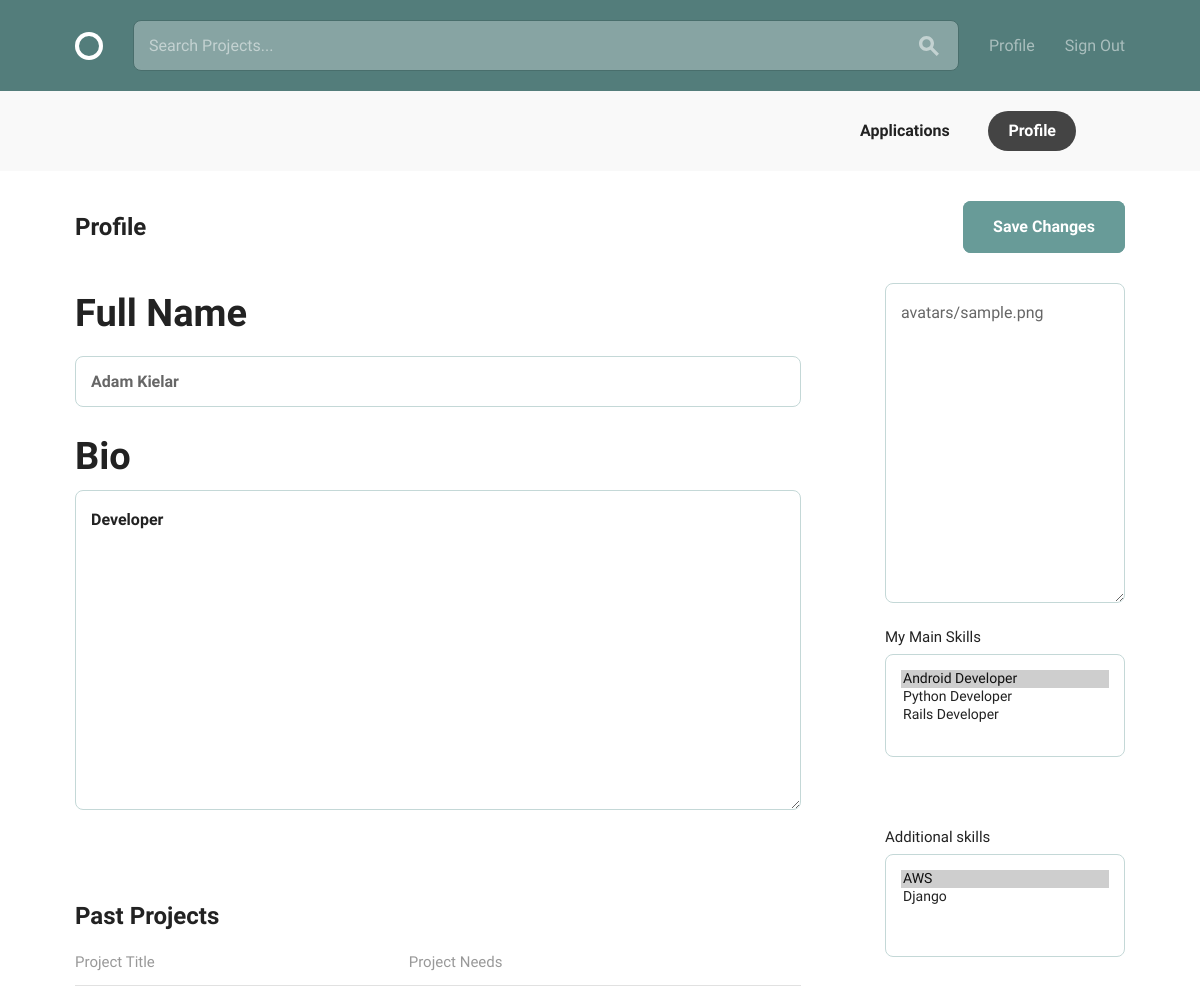
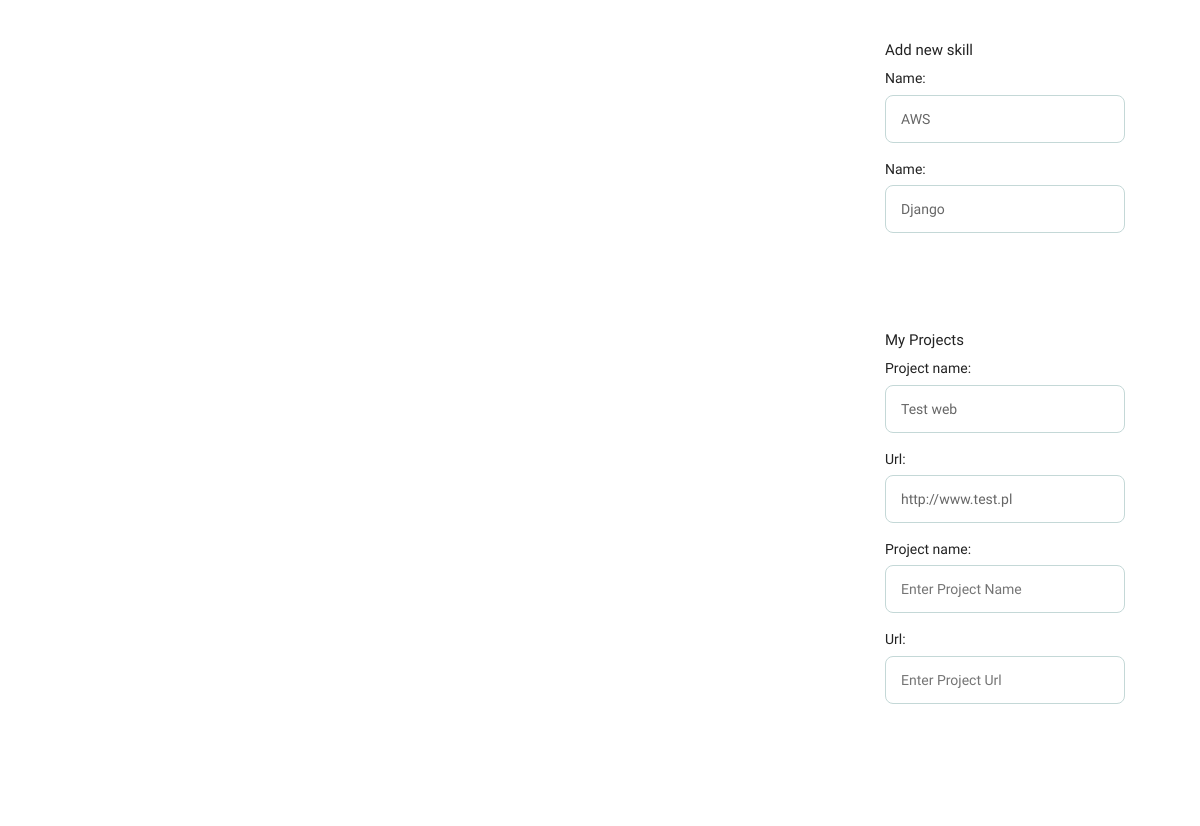
The page /profiles/profile/edit/2/ (signed in) on the database as committed earlier (2 pictures, top to bottom).
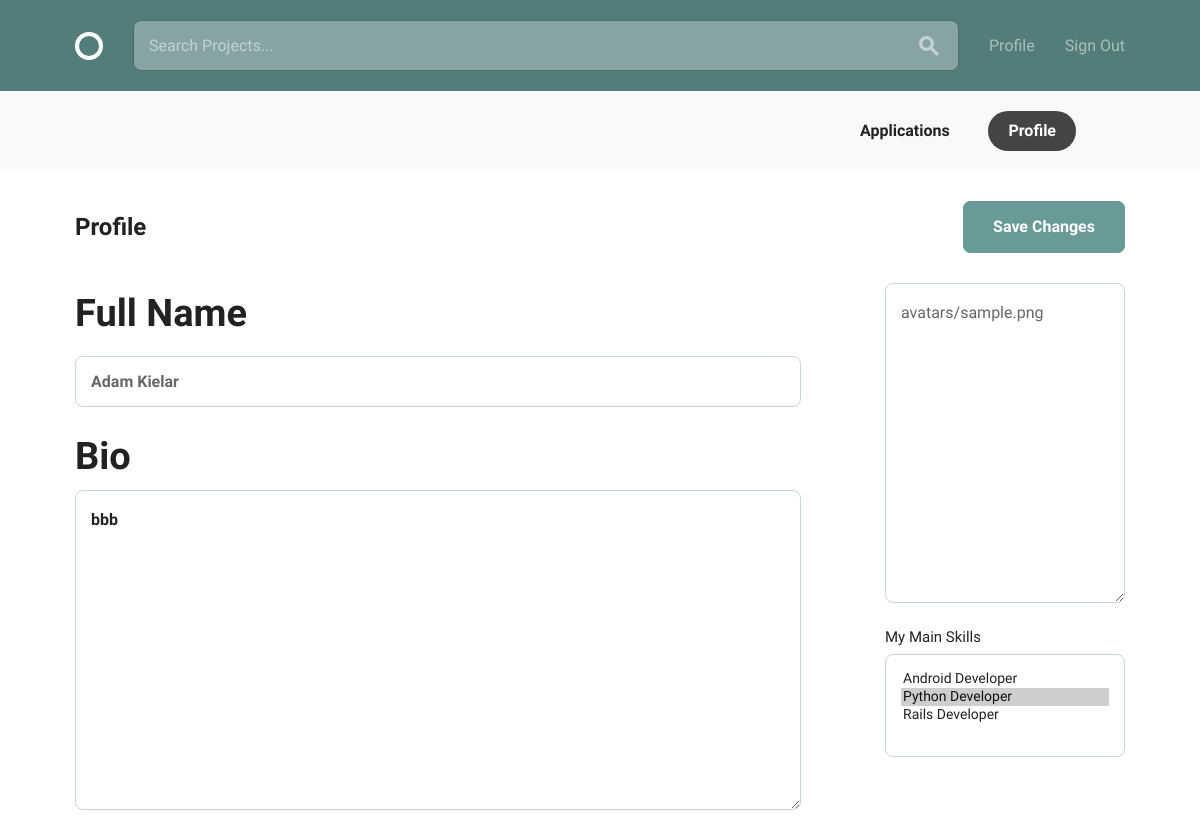
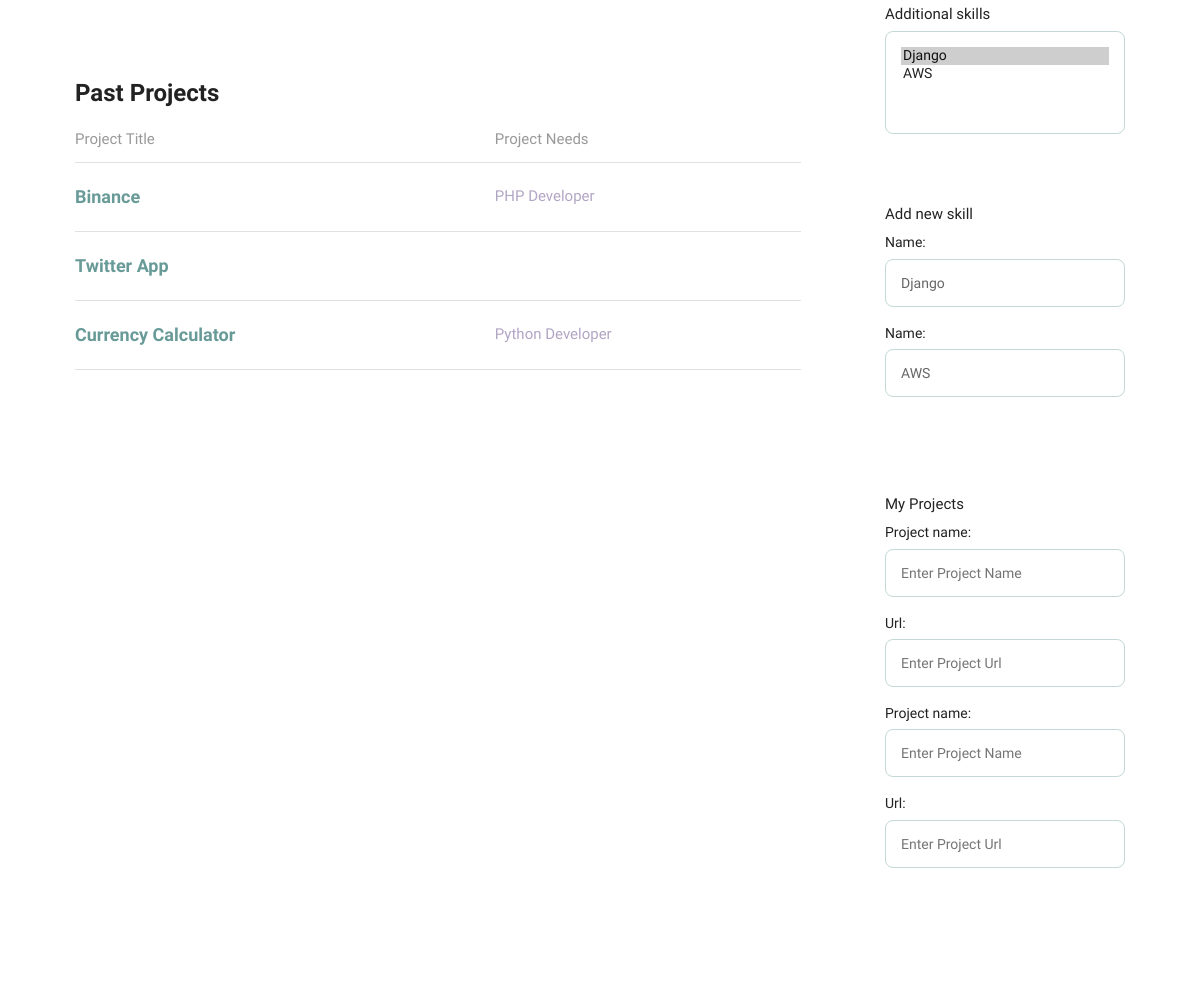
The same page on the database as committed later (2 pictures, top to bottom).
### accounts/models.py (models this page shows, shortened)
class User(AbstractBaseUser, PermissionsMixin):
    email = models.EmailField(verbose_name='email address', max_length=255, unique=True)
    full_name = models.CharField(max_length=255, blank=False, default='')
    avatar = CropperImageField(dimensions=(240, 240), linked=True, default='avatars/sample.png', upload_to='avatars/')
    bio = MarkdownxField()
    date_joined = models.DateTimeField(auto_now_add=True)
    main_skills = models.ManyToManyField('MainSkill', related_name='mainskills')
    other_skills = models.ManyToManyField('OtherSkill', related_name='otherskills')
    is_active = models.BooleanField(default=True)
    is_staff = models.BooleanField(default=False)
    objects = UserManager()
    USERNAME_FIELD = 'email'

### projects/models.py (models this page shows, shortened)
class Project(models.Model):
    owner = models.ForeignKey(settings.AUTH_USER_MODEL,
                              on_delete=models.CASCADE,
                              related_name='projects')
    title = models.CharField(max_length=255, unique=True)
    description = MarkdownxField(max_length=2500, default='')
    project_timeline = MarkdownxField(max_length=500, default='')
    applicant_requirements = MarkdownxField(max_length=500, default='')
    project_status = models.CharField(max_length=255,
                                      choices=PROJECT_STATUS,
                                      blank=True)
    slug = models.SlugField(allow_unicode=True, unique=True)
    created_at = models.DateTimeField(auto_now_add=True)
    class Meta:
        ordering = ['-created_at']

class Position(models.Model):
    project = models.ForeignKey('Project', on_delete=models.CASCADE)
    title = models.CharField(max_length=255, blank=True, default='')
    description = MarkdownxField(default='')
    main_skills = models.ManyToManyField('accounts.MainSkill',
                                         related_name='positions_main')
    other_skills = models.ManyToManyField('accounts.OtherSkill',
                                          related_name='positions_other')
    position_status = models.CharField(max_length=255,
                                       choices=POSITION_STATUS,
                                       blank=True)
    slug = models.SlugField(editable=False, blank=True)
    timeline = models.CharField(max_length=60, blank=True)
    created_at = models.DateTimeField(auto_now_add=True)
    class Meta:
        ordering = ['-created_at']

### accounts/views.py (the view, shortened to what this page needs)
# urls.py: path('profile/edit/<int:pk>/', views.ProfileUpdate.as_view(), name='profile_edit'),
class ProfileUpdate(LoginRequiredMixin, UpdateView):
    model = User
    form_class = ProfileForm
    mainskill_form_class = MainSkillForm
    otherskilllist_form_class = OtherSkillFormList
    otherskill_form_class = OtherSkillFormSet
    userproject_form_class = UserProjectFormSet
    search_form_class = SearchForm
    template_name = 'accounts/profile_form.html'
    def get_object(self, queryset=None):
        return get_object_or_404(User, pk=self.kwargs.get('pk'))
    def get_context_data(self, **kwargs):
        context = super(ProfileUpdate, self).get_context_data(**kwargs)
        if self.request.POST:
            context['search_form'] = self.search_form_class()
            context['form'] = self.form_class(self.request.POST, self.request.FILES, instance=self.get_object())
            context['mainskill_form'] = self.mainskill_form_class(self.request.POST, instance=self.get_object())
            context['otherskill_list_form'] = self.otherskilllist_form_class(self.request.POST,
                                                                             instance=self.get_object())
            context['otherskill_formset'] = self.otherskill_form_class(self.request.POST, prefix='otherskill')
            context['userproject_formset'] = self.userproject_form_class(self.request.POST, prefix='userproject')
        else:
            context['projects'] = Project.objects.filter(owner=self.get_object())
            context['search_form'] = self.search_form_class()
            context['form'] = self.form_class(instance=self.get_object())
            context['mainskill_form'] = self.mainskill_form_class(instance=self.get_object())
            context['otherskill_list_form'] = self.otherskilllist_form_class(instance=self.get_object())
            context['otherskill_formset'] = self.otherskill_form_class(prefix='otherskill')
            context['userproject_formset'] = self.userproject_form_class(prefix='userproject')
        return context

### accounts/forms.py
class ProfileForm(forms.ModelForm):
    class Meta:
        model = models.User
        fields = ('full_name', 'bio', 'avatar')
    class Media:
        js = (
            'admin/js/vendor/jquery/jquery.js',
            'admin/js/jquery.init.js',
        )

### projects/forms.py
class SearchForm(forms.Form):
    q = forms.CharField(
        max_length=255,
        widget=forms.TextInput(
            attrs={
                'placeholder': 'Search Projects...',
            },
        ))

### accounts/models.py (called while the page is built)
    def __str__(self):
        return self.name

    def __str__(self):
        return self.name

### accounts/templates/accounts/profile_form.html (shortened to what this page needs)
{% extends 'base.html' %}
{% load static %}
{% block body_content %}
  <div class="circle--actions--bar">
    <nav class="bounds">
      <ul class="circle--pill--list">
        <li><a href="applications.html">Applications</a></li>
        <li><a class="selected" href="{% url 'accounts:profile_detail' pk=user.id %}">Profile</a></li>
      </ul>
    </nav>
  </div>
  <div class="bounds circle--page">
  <form method="POST" enctype="multipart/form-data">
    <div class="circle--page--header circle--fluid">
      <div class="circle--fluid--cell circle--fluid--primary">
        <h2>Profile</h2>
      </div>
      <div class="circle--fluid--cell circle--fluid--secondary">
        <input type="submit" class="button button-primary icon-on-left" value="Save Changes">
      </div>
    </div>
    <div class="grid-70">
      <div class="circle--input--h1">
      {{ form.full_name.label|title}}
      {{ form.full_name }}
      </div>
      <div class="circle--article--body">
        <div class="circle--input--h1">
        {{ form.bio.label }}
        {{ form.bio }}
        </div>
      </div>
      <h2>Past Projects</h2>
      <table class="u-full-width circle--table">
        <thead>
          <tr>
            <th>Project Title</th>
            <th class="circle--cell--right">Project Needs</th>
          </tr>
        </thead>
        <tbody>
          {% for project in projects %}
          <tr class="clickable-row" data-href="{% url 'projects:project_detail' slug=project.slug %}">
            <td>
              <h3>{{ project.title|title }}</h3>
            </td>
            <td class="circle--cell--right">
            {% for position in project.position_set.all %}
              <span class="secondary-label">{{ position.title }}</span>
              {% endfor %}
            </td>
          </tr>
          {% endfor %}
        </tbody>
      </table>
    </div>
    <div class="grid-25 grid-push-5">
      {{ form.avatar }}
      <div class="circle--secondary--module">
        <label>My Main Skills</label>
        {{ mainskill_form.main_skills }}
      </div>
      <div class="circle--secondary--module">
      <label>Additional skills</label>
        {{ otherskill_list_form.other_skills }}
      </div>
      <div class="circle--secondary--module">
      <label>Add new skill</label>
      <ul class="circle--clone--list">
          <li>
            {{ otherskill_formset }}
          </li>
        </ul>
      </div>
      <div class="circle--secondary--module">
        <label>My Projects</label>
        <ul class="circle--clone--list">
          <li>
            {{ userproject_formset }}
          </li>
        </ul>
      </div>
    </div>
  </form>
  </div>
{% endblock body_content %}

Rows that differ between the two databases and show on the page:
changed User "Adam Kielar": bio "Developer" → "bbb"
added Project: title "Binance"
added Position: title "PHP Developer", shown under "Binance"
added Project: title "Twitter App"
added Project: title "Currency Calculator"
added Position: title "Python Developer", shown under "Currency Calculator"
Other text that changed with them:
form field main_skills: "Android Developer ☑ / Python Developer / Rails Developer" → "Android Developer / Python Developer ☑ / Rails Developer"
form field other_skills: "AWS ☑ / Django" → "Django ☑ / AWS"
form field otherskill_formset: "AWS" → "Django"
form field otherskill_formset: "Django" → "AWS"
form field userproject_formset: "Test web" → (not shown)
form field userproject_formset: "http://www.test.pl" → (not shown)
